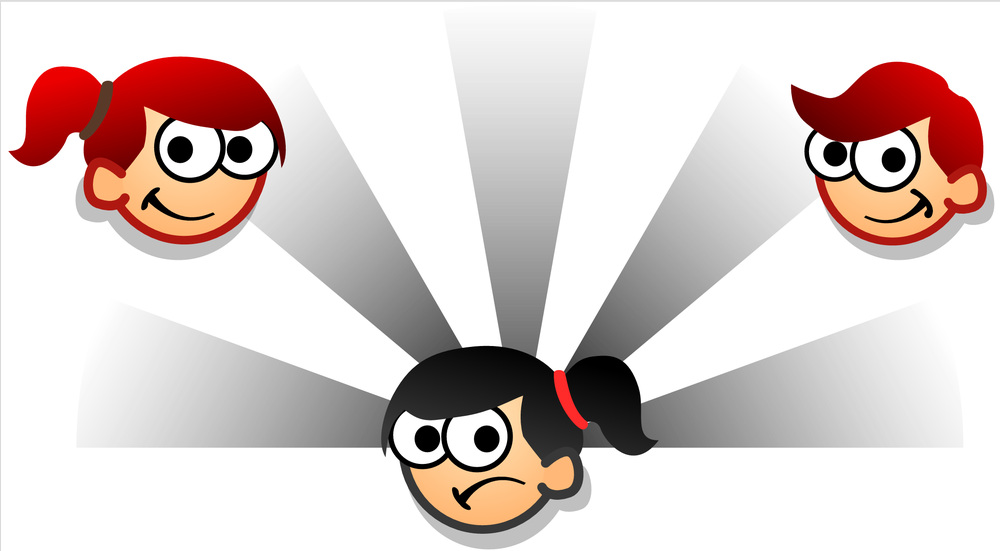
#> input picture input.png, 1000 x 551 px, shrunk from 2205 x 1215 before the run
$ python p1_vp_chiattack.py
#> lines starting #> are read from the running program, lines starting #| are printed output that depends on the picture; long printed decimals are rounded
import numpy as np
from PIL import Image
from scipy.stats import chi2
import matplotlib.pyplot as plt


def plot_grayscale_histogram(image_path, output_filename):
    """
    读取图像，将其转换为灰度图，并绘制其像素值分布的直方图。
    """
#> called with image_path = 'input.png', output_filename = 'input_histogram.png'
    img = Image.open(image_path).convert("L")
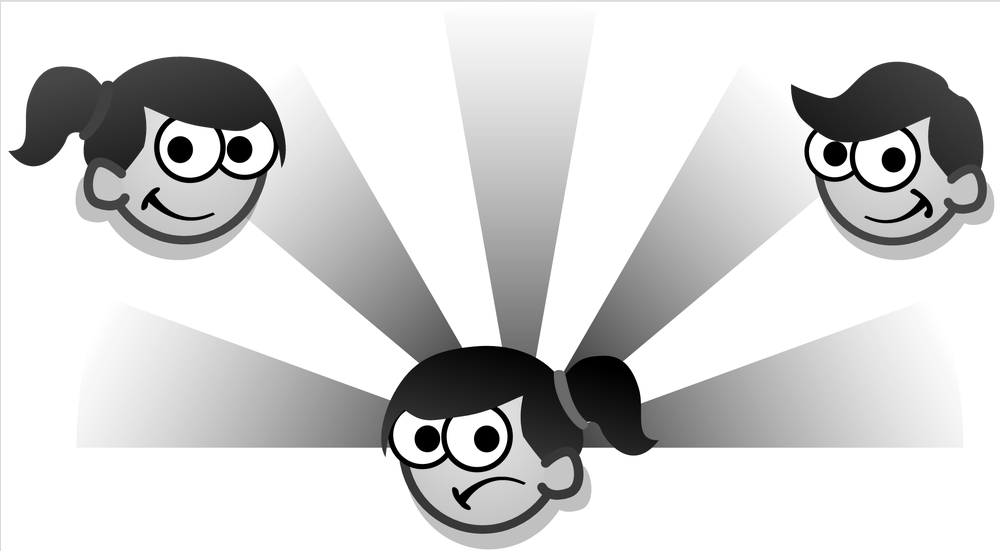
#> img: PIL image 1000x551 L; min 0, max 255, mean 211.5
    img_array = np.array(img)

    plt.figure(figsize=(10, 6))
    plt.hist(img_array.ravel(), bins=256, range=(0, 255), color="gray", alpha=0.8)
    plt.title(f"Grayscale Histogram for {image_path}")
    plt.xlabel("Pixel Intensity")
    plt.ylabel("Counts")
    plt.grid(True)

    plt.savefig(output_filename)
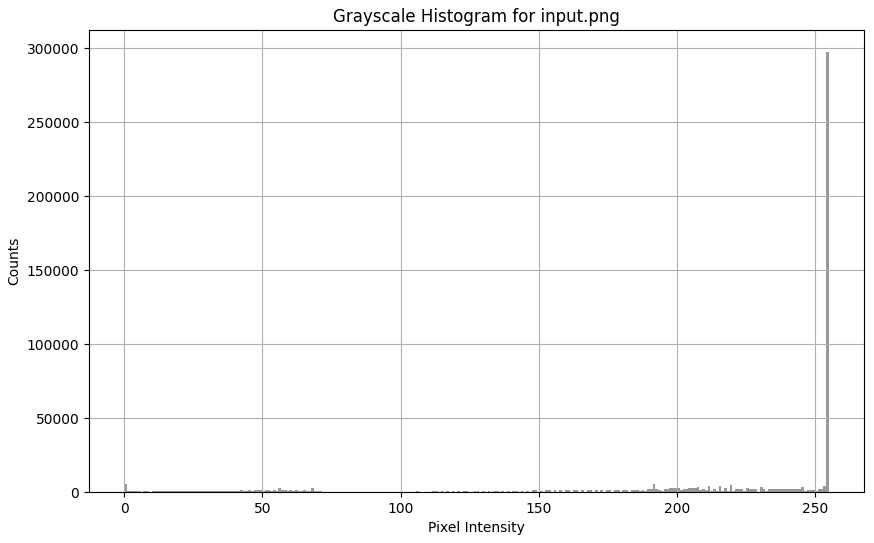
#> figure drawn by matplotlib, 1 panel; tallest bar 297374 high, from x = 254 to 255
    plt.close()
    print(f"灰度直方图已保存至 {output_filename}")


def analyze_value_pairs(image_path, suspect_threshold=0.1):
    """
    通过值对卡方检验（Pairs of Values - PoV）分析图像是否存在LSB隐写。

    这种方法的核心逻辑与常规统计检验相反：
    - 自然图像的相邻像素值频率通常不相等，因此会产生一个很小的p值。
    - LSB隐写会使这些频率趋于相等，从而产生一个较大的p值。

    因此，一个“高p值”是可疑的标志。

    Args:
        image_path (str): 图像文件路径。
        suspect_threshold (float): 将图像标记为可疑的p值下限。
                                   通常取值在0.1到0.5之间。

    Returns:
        dict: 包含卡方统计量、p值、自由度和分析结论的字典。
    """
#> called with image_path = 'input.png', suspect_threshold = 0.1
    try:
        img = Image.open(image_path).convert("L")
        img_array = np.array(img, dtype=np.int32).flatten()
    except Exception as e:
        return {"error": f"无法读取或处理图像: {e}"}

    # 统计每个像素值的频率
    # 我们将考虑(0,1), (2,3), ..., (254,255)这些值对
    observed_pairs = []
    for i in range(0, 256, 2):
        # 获取值对(2k, 2k+1)的出现次数
        n1 = np.count_nonzero(img_array == i)
        n2 = np.count_nonzero(img_array == i + 1)

        # 只有当这对值在图像中至少出现一次时，才将其纳入计算
        if n1 + n2 > 0:
            observed_pairs.append([n1, n2])
#> this loop made 128 passes
#> (n1, n2) on passes 1 to 12: (5230, 839), (750, 778), (471, 339), (302, 369), (393, 337), (406, 356), (436, 355), (457, 459), (373, 472), (394, 487), (409, 485), (511, 430)
#> after the loop, observed_pairs = 128 pairs, first value 59 to 5577, second value 59 to 297374

    if not observed_pairs:
        return {
            "chi2": 0,
            "p_value": 1.0,
            "dof": 0,
            "is_suspect": False,
            "conclusion": "数据不足，无法进行值对分析。",
        }

    total_chi2_statistic = 0
    degrees_of_freedom = 0

    # 对每一对观测值 (n1, n2) 进行卡方检验
    # 零假设 H0: n1 和 n2 的期望频率是相等的
    for n1, n2 in observed_pairs:
        # 期望频率是两者之和的一半
        expected = (n1 + n2) / 2.0

        # 如果期望值为0，则该对的卡方贡献为0
        if expected > 0:
            # 计算该对的卡方值: (O-E)^2/E
            pair_chi2 = ((n1 - expected) ** 2 / expected) + (
                (n2 - expected) ** 2 / expected
            )
            total_chi2_statistic += pair_chi2
            # 每对独立的检验贡献1个自由度
            degrees_of_freedom += 1
#> this loop made 128 passes
#> (n1, n2, expected, pair_chi2, total_chi2_statistic) on passes 1 to 12: (5230, 839, 3034.5, 3176.9, 3176.9), (750, 778, 764, 0.513, 3177.5), (471, 339, 405, 21.51, 3199), (302, 369, 335.5, 6.69, 3205.7), (393, 337, 365, 4.3, 3210), (406, 356, 381, 3.28, 3213.2), (436, 355, 395.5, 8.29, 3221.5), (457, 459, 458, 0.00437, 3221.5), (373, 472, 422.5, 11.6, 3233.1), (394, 487, 440.5, 9.82, 3243), (409, 485, 447, 6.46, 3249.4), (511, 430, 470.5, 6.97, 3256.4)
#> (expected, pair_chi2, total_chi2_statistic) on passes 61 to 66: (435.5, 314, 8210), (475.5, 462.2, 8672.3), (456.5, 403.6, 9075.8), (474, 476.4, 9552.2), (495.5, 417.2, 9969.4), (494, 484.7, 10454)
#> after the loop, degrees_of_freedom = 128; total_chi2_statistic = 330364.4

    if degrees_of_freedom == 0:
        return {
            "chi2": 0,
            "p_value": 1.0,
            "dof": 0,
            "is_suspect": False,
            "conclusion": "有效数据对不足，无法进行分析。",
        }

    # p_value 是在零假设（频率均衡）成立的情况下，
    # 获得当前或更极端卡方统计量的概率。
    # sf是生存函数 (1 - cdf)，更精确地计算右尾概率。
    p_value = chi2.sf(total_chi2_statistic, degrees_of_freedom)
#> p_value = 0

    # 核心判断逻辑
    is_suspect = p_value > suspect_threshold
#> is_suspect = False

    conclusion = (
        f"高度可疑：检测到LSB隐写痕迹 (p值 = {p_value:.4f} > {suspect_threshold})。"
        if is_suspect
        else f"正常：未检测到明显LSB隐写痕迹 (p值 = {p_value:.4f} <= {suspect_threshold})。"
    )
#> conclusion = '正常：未检测到明显LSB隐写痕迹 (p值 = 0.0000 <= 0.1)。'

    return {
        "chi2": total_chi2_statistic,
        "p_value": p_value,
        "dof": degrees_of_freedom,
        "is_suspect": is_suspect,
        "conclusion": conclusion,
    }


def print_pair_results(image_path, results):
    """
    以友好的格式打印值对卡方检验的分析结果。
    这个函数依赖 analyze_lsb_pov 函数返回的字典结构。
    """
    print(f"\n===== 对【{image_path}】的分析报告 =====")

    # 首先检查是否有错误信息
    if "error" in results:
        print(f"分析失败: {results['error']}")
        return

    # 打印核心统计数据
    # 使用 .6f 可以更精确地显示接近于0的p值
    print(f"  卡方统计量 (Chi-squared): {results['chi2']:.2f}")
    print(f"  自由度 (Degrees of Freedom): {results['dof']}")
    print(f"  P值 (P-value): {results['p_value']:.6f}")
    print("-" * 30)

    # 直接使用分析函数给出的结论
    print(f"  分析结论: {results['conclusion']}")

    # 根据 is_suspect 字段添加一个视觉提示
    if results.get("is_suspect", False):
        print("  >> 风险提示: 高 🚩")
    else:
        print("  >> 风险提示: 低 ✅")
    print("=" * 35)


if __name__ == "__main__":
    # 处理输入图像
    print("\n--- 正在分析 input.png ---")
    input_image_path = "input.png"
    plot_grayscale_histogram(input_image_path, "input_histogram.png")
    pair_results_input = analyze_value_pairs(input_image_path)
#> pair_results_input = {'chi2': 330364.4, 'p_value': 0, 'dof': 128, 'is_suspect': False, 'conclusion': '正常：未检测到明显LSB隐写痕迹 (p值 = 0.0000 <= 0.1)。'}
    print_pair_results(input_image_path, pair_results_input)
#|   卡方统计量 (Chi-squared): 330364.43
#|   自由度 (Degrees of Freedom): 128
#|   P值 (P-value): 0
#|   分析结论: 正常：未检测到明显LSB隐写痕迹 (p值 = 0.0000 <= 0.1)。

    print("\n" + "=" * 40 + "\n")

    # 处理输出图像
    print("--- 正在分析 encrypted_smooth_input.png ---")
    for ratio in [0.1, 0.2, 0.3, 0.4, 0.5, 0.6, 0.7, 0.8, 0.9]:
        print(f"正在分析加密比例: {ratio}")
        output_image_path = f"encrypted_input_rt={ratio}.png"
        plot_grayscale_histogram(
            output_image_path, f"encrypted_input_histogram_rt={ratio}.png"
        )
#> (the run stopped early here; a loop or call above may not have finished)

$ run again, with in.png copied over input.png
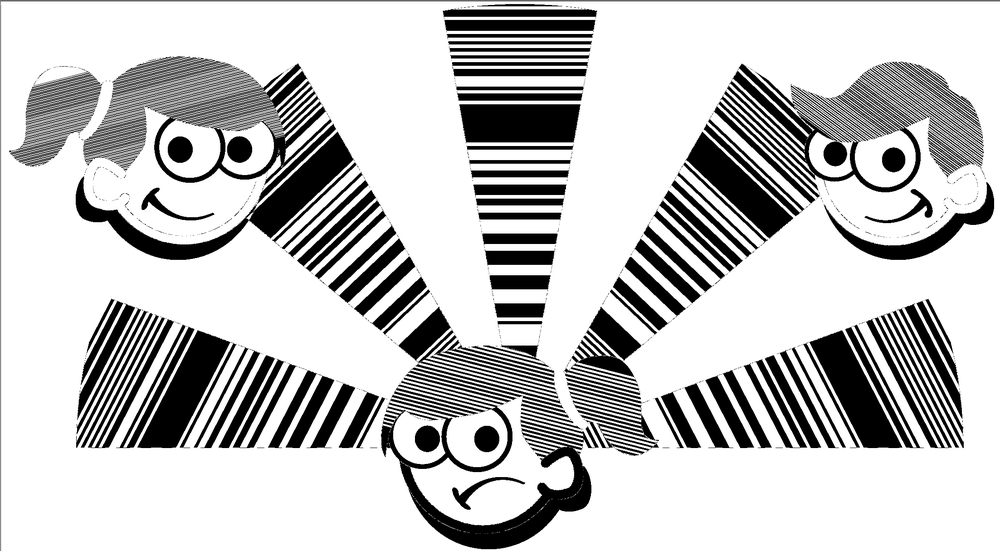
#> input picture in.png, 1000 x 551 px, shrunk from 2205 x 1215 before the run
#> in plot_grayscale_histogram, img is the input picture: PIL image 1000x551 L; min 0, max 255, mean 194.8
#> in plot_grayscale_histogram, `plt.savefig(output_filename)`:
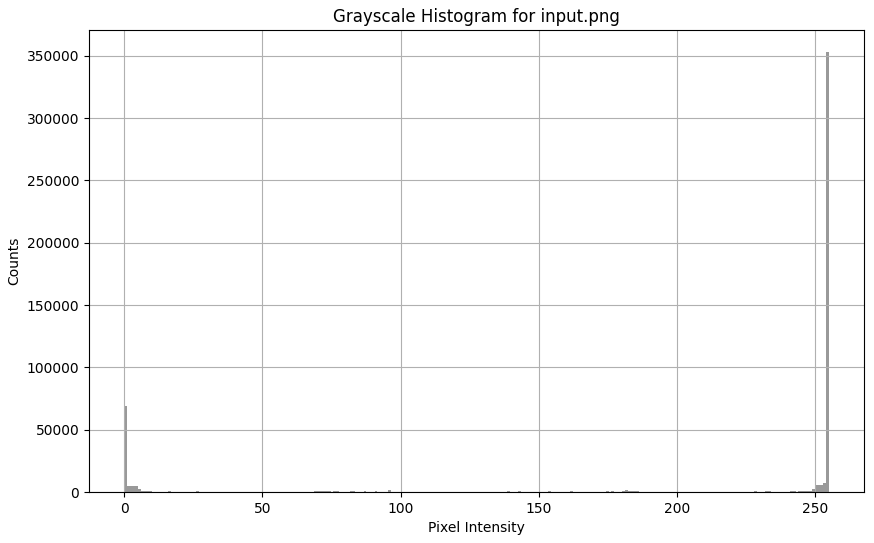
#> figure drawn by matplotlib, 1 panel; tallest bar 353101 high, from x = 254 to 255
#> the loop in analyze_value_pairs, `for i in range(0, 256, 2):` made 128 passes
#> (n1, n2) on passes 1 to 8: (69066, 5193), (4604, 4679), (4683, 2753), (933, 692), (640, 548), (400, 319), (282, 293), (392, 274)
#> after the loop in analyze_value_pairs, `for i in range(0, 256, 2):`: observed_pairs = 128 pairs, first value 156 to 69066, second value 171 to 353101
#> the loop in analyze_value_pairs, `for n1, n2 in observed_pairs:` made 128 passes
#> (n1, n2, expected, pair_chi2, total_chi2_statistic) on passes 1 to 8: (69066, 5193, 37129.5, 54939.6, 54939.6), (4604, 4679, 4641.5, 0.606, 54940.2), (4683, 2753, 3718, 500.9, 55441.1), (933, 692, 812.5, 35.74, 55476.9), (640, 548, 594, 7.12, 55484), (400, 319, 359.5, 9.13, 55493.1), (282, 293, 287.5, 0.21, 55493.3), (392, 274, 333, 20.91, 55514.2)
#> after the loop in analyze_value_pairs, `for n1, n2 in observed_pairs:`: degrees_of_freedom = 128; total_chi2_statistic = 392391.9
#> p_value = 0
#> is_suspect = False
#> conclusion = '正常：未检测到明显LSB隐写痕迹 (p值 = 0.0000 <= 0.1)。'
#> pair_results_input = {'chi2': 392391.9, 'p_value': 0, 'dof': 128, 'is_suspect': False, 'conclusion': '正常：未检测到明显LSB隐写痕迹 (p值 = 0.0000 <= 0.1)。'}
#|   卡方统计量 (Chi-squared): 392391.92
#|   自由度 (Degrees of Freedom): 128
#|   P值 (P-value): 0
#|   分析结论: 正常：未检测到明显LSB隐写痕迹 (p值 = 0.0000 <= 0.1)。
